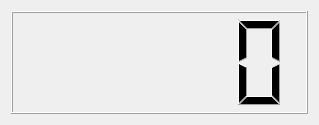
<?xml version="1.0" encoding="UTF-8"?>
<ui version="4.0">
 <class>Form</class>
 <widget class="QWidget" name="Form">
  <property name="geometry">
   <rect>
    <x>0</x>
    <y>0</y>
    <width>319</width>
    <height>125</height>
   </rect>
  </property>
  <property name="windowTitle">
   <string>DigitViewer</string>
  </property>
  <layout class="QVBoxLayout" name="verticalLayout">
   <item>
    <widget class="QLCDNumber" name="lcdNumber"/>
   </item>
  </layout>
 </widget>
 <resources/>
 <connections/>
</ui>
